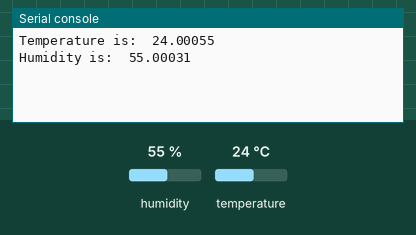
Recording of a program running on a simulated Raspberry Pi Pico running MicroPython. On the bench: the last lines printed to the serial console. Inputs (shaded band) come from the test bench; at power-on: humidity 55 %, temperature 24 °C. Library files of the repository ran but are not shown: ahtx0.py.

Above: at 1.2 s.
1.3 s: humidity set to 22 %
3.2 s: temperature set to 12 °C
At 3.2 s:
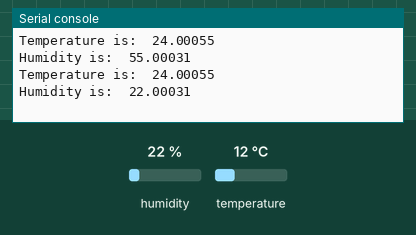
5.1 s: humidity set to 40 %
At 7.5 s:
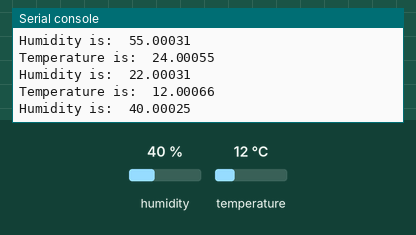
Timing chart, 0 to 9.0 s (numbered marks = the images above; inputs shaded):
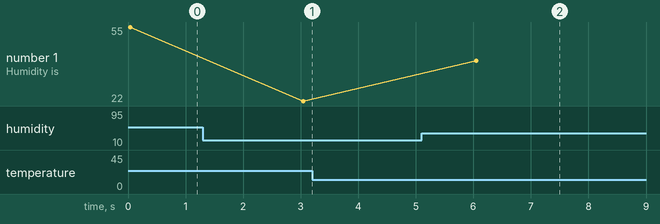

Measured:
- after the input at 5.1 s, the serial console: prints a new line after 0.95 s (image 2)
- plotted number 1: 55 → 22 after the input at 1.3 s, 22 → 40 after the input at 5.1 s

The program:

temperature.py
```python
import ahtx0
from machine import Pin, I2C
from time import sleep

i2c = I2C(1, scl=Pin(15), sda=Pin(14))
sensor = ahtx0.AHT10(i2c)


while True:
    print("Temperature is: ", sensor.temperature)
    print("Humidity is: ", sensor.relative_humidity)
    sleep(3)
```
